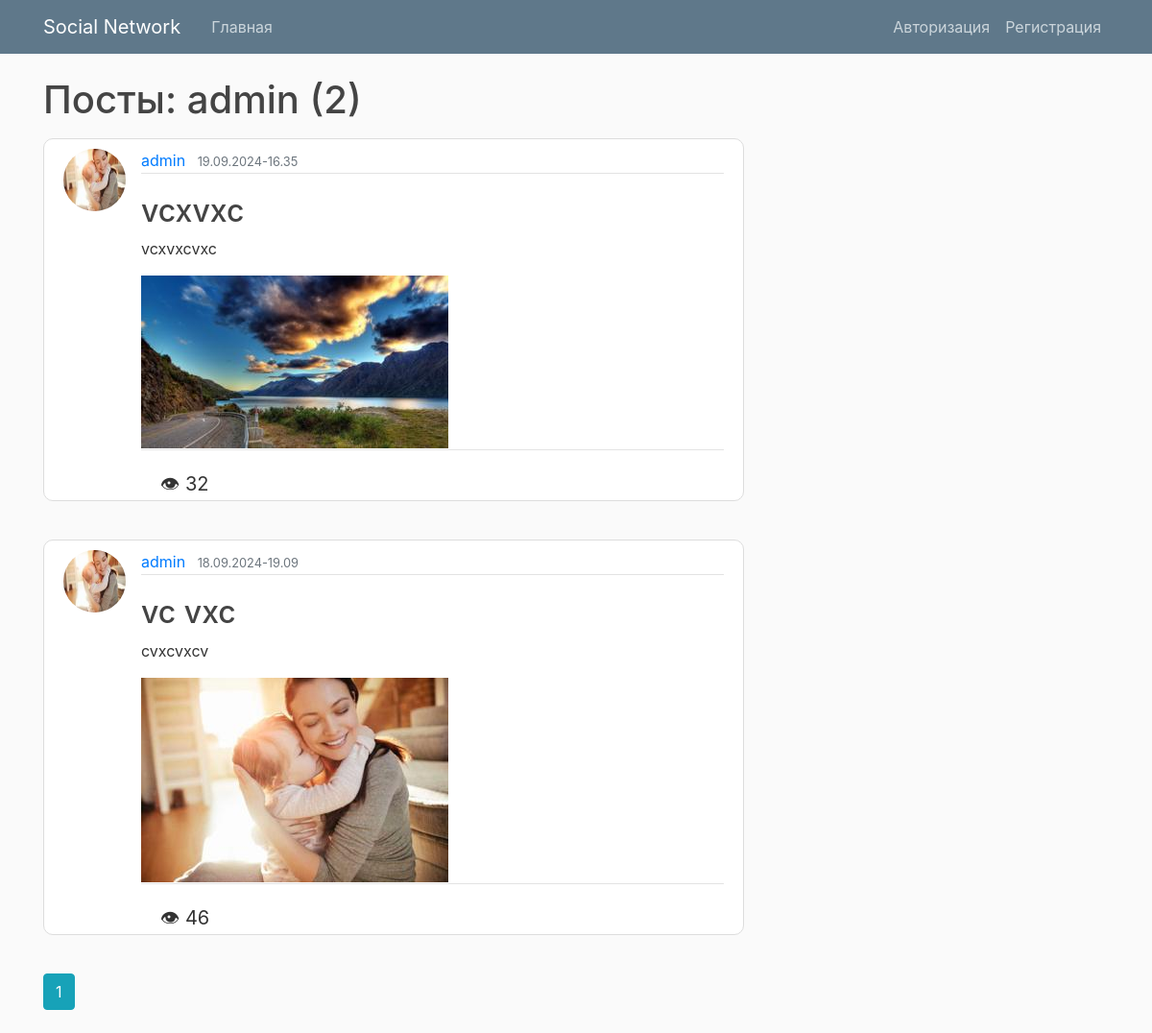
Screenshot of /user/admin with the database file from the repository.
### flaskblog/models.py (models this page shows, shortened)
class User(db.Model, UserMixin):
    id = db.Column(db.Integer, primary_key=True)
    username = db.Column(db.String(20), unique=True, nullable=False)
    email = db.Column(db.String(120), unique=True, nullable=False)
    image_file = db.Column(db.String(20), nullable=False, default='default.jpg')
    password = db.Column(db.String(60), nullable=False)
    posts = db.relationship('Post', backref='author', lazy=True)

class Post(db.Model):
    id = db.Column(db.Integer, primary_key=True)
    title = db.Column(db.String(100), nullable=False)
    content = db.Column(db.Text, nullable=False)
    post_image = db.Column(db.String(30), nullable=False, default='default.jpg')
    views = db.Column(db.Integer, default=0)
    likes = db.Column(db.Integer, default=0)
    user_id = db.Column(db.Integer, db.ForeignKey('user.id'), nullable=False)
    comments = db.relationship('Comment', backref='comment_post', lazy=True, cascade='all, delete-orphan')
    date_posted = db.Column(db.DateTime, nullable=False, default=datetime.now)

### flaskblog/routes.py (the view)
@app.route("/user/<string:username>")
def user_posts(username):
    page = request.args.get('page', 1, type=int)
    user = User.query.filter_by(username=username).first_or_404()
    posts = Post.query.filter_by(author=user)\
        .order_by(Post.date_posted.desc())\
        .paginate(page=page, per_page=5)
    return render_template('user_posts.html', posts=posts, user=user)

### flaskblog/templates/user_posts.html
{% extends "layout.html" %}
{% block content %}
    <h1 class="mb-3">Посты: {{ user.username }} ({{ posts.total }})</h1>
    {% for post in posts.items %}
        <article class="media content-section">
          <img class="rounded-circle article-img" src="{{ url_for('static', filename='profile_pics/' + post.author.image_file) }}">
          <div class="media-body">
            <div class="article-metadata">
              <a class="mr-2" href="{{ url_for('user_posts', username=post.author.username) }}">{{ post.author.username }}</a>
              <small class="text-muted">{{ post.date_posted.strftime("%d.%m.%Y-%H.%M") }}</small>
            </div>
            <h2><a class="article-title" href="{{ url_for('post', post_id=post.id) }}">{{ post.title }}</a></h2>
            <p class="article-content">{{ post.content }}</p>
            <div class="article-metadata">
              <img class="" src="{{ url_for('static', filename='post_pics/' + post.post_image) }}">
          </div>
          <div class="post_stat_side">
            <div class="left_side_stat_post">&#128065; {{ post.views }}</div>
          </div>
          </div>
        </article>
    {% endfor %}
    {% for page_num in posts.iter_pages(left_edge=1, right_edge=1, left_current=1, right_current=2) %}
      {% if page_num %}
        {% if posts.page == page_num %}
          <a class="btn btn-info mb-4" href="{{ url_for('user_posts', username=user.username, page=page_num) }}">{{ page_num }}</a>
        {% else %}
          <a class="btn btn-outline-info mb-4" href="{{ url_for('user_posts', username=user.username, page=page_num) }}">{{ page_num }}</a>
        {% endif %}
      {% else %}
        ...
      {% endif %}
    {% endfor %}
{% endblock content %}

### flaskblog/templates/layout.html (shortened to what this page needs)
<!DOCTYPE html>
<html>
<head>
    <link rel="stylesheet" href="https://maxcdn.bootstrapcdn.com/bootstrap/4.0.0/css/bootstrap.min.css">
    <link rel="stylesheet" type="text/css" href="{{ url_for('static', filename='main.css') }}">
</head>
<body>
    <header class="site-header">
      <nav class="navbar navbar-expand-md navbar-dark bg-steel fixed-top">
        <div class="container">
          <a class="navbar-brand mr-4" href="/">Social Network</a>
          <div class="collapse navbar-collapse" id="navbarToggle">
            <div class="navbar-nav mr-auto">
              <a class="nav-item nav-link" href="{{ url_for('home') }}">Главная</a>
            </div>
            <div class="navbar-nav">
              {% if current_user.is_authenticated %}
                <a class="nav-item nav-link" href="{{ url_for('new_post') }}">Новый пост</a>
                <a class="nav-item nav-link" href="{{ url_for('account') }}">Аккаунт</a>
                <a class="nav-item nav-link" href="{{ url_for('logout') }}">Выйти</a>
              {% else %}
                <a class="nav-item nav-link" href="{{ url_for('login') }}">Авторизация</a>
                <a class="nav-item nav-link" href="{{ url_for('register') }}">Регистрация</a>
              {% endif %}
            </div>
          </div>
        </div>
      </nav>
    </header>
    <main role="main" class="container">
      <div class="row">
        <div class="col-md-8">
          {% block content %}{% endblock %}
        </div>
        <div class="col-md-4">
        </div>
      </div>
    </main>
</body>
</html>

### flaskblog/static/main.css (style rules this page uses)
body { background: #fafafa; color: #333333; margin-top: 5rem; }
h1, h2, h3, h4, h5, h6 { color: #444444; }
.bg-steel { background-color: #5f788a; }
.site-header .navbar-nav .nav-link { color: #cbd5db; }
.content-section { background: #ffffff; padding: 10px 20px 2px; border: 1px solid #dddddd; border-radius: 10px; margin-bottom: 40px; }
.article-title { color: #444444; }
.article-content { white-space: pre-line; }
.article-img { height: 65px; width: 65px; margin-right: 16px; }
.article-metadata { padding-bottom: 1px; margin-bottom: 20px; border-bottom: 1px solid #e3e3e3 }
.left_side_stat_post { margin-left:20px; font-size: 20px; }

### rows the page displays
User: username "admin"
Post: image_file (picture), author.username "admin", date_posted "19.09.2024-16.35", title "vcxvxc", content "vcxvxcvxc", post_image (picture), views "32"
Post: image_file (picture), author.username "admin", date_posted "18.09.2024-19.09", title "vc vxc", content "cvxcvxcv", post_image (picture), views "46"

### other values shown
{{ posts.total }} "2"
{{ page_num }} "1"
